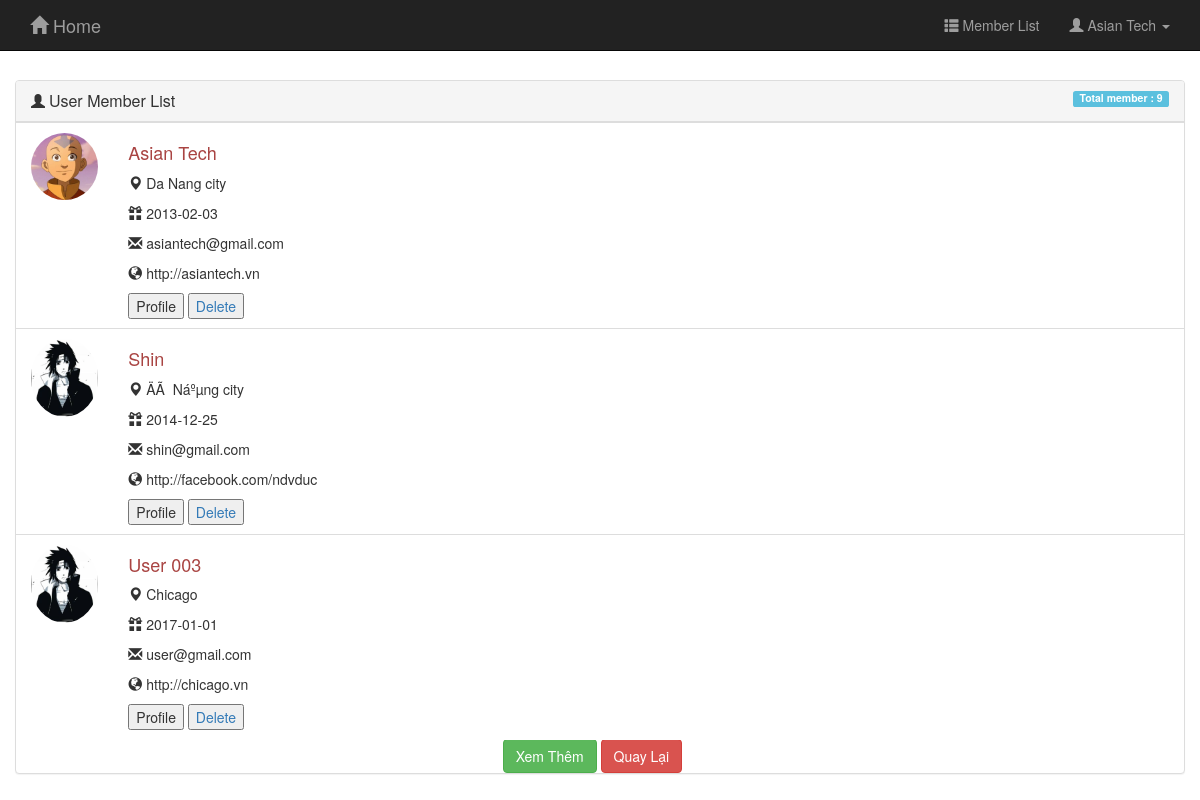
The app's page /memberlist.php (signed in) with its own data.
### tables this page shows
CREATE TABLE `users` (
  `id` int(11) NOT NULL,
  `username` varchar(225) NOT NULL,
  `password` varchar(225) NOT NULL,
  `email` varchar(225) NOT NULL,
  `birthday` date DEFAULT NULL,
  `url` varchar(225) NOT NULL,
  `address` varchar(225) NOT NULL,
  `avatar` varchar(225) DEFAULT NULL
);

### memberlist.php (the view, shortened to what this page needs)
<?php include 'menu.php'; ?>
<?php
 if (!isset($_SESSION['username'])) {
   echo 'You need login to see all list of member ! Click <a href="login.php"> here </a> to login'; }
  else {
  require_once('db.php');
  $sql = "SELECT * FROM users";
  $query = $conn->prepare($sql);
  $query->execute();
  $users = $query->fetchAll();
  ?>
  <div class="container" style="margin-top: 50px">
    <div class="row">
      <div class="panel panel-default widget">
        <div class="panel-heading">
          <span class="glyphicon glyphicon-user"></span>
          <h3 class="panel-title">
          User Member List</h3>
          <span class="label label-info">
            <?php echo 'Total member : '.$query->rowCount(); ?></span>
          </div>
          <div class="panel-body">
            <ul class="list-group" id="myList">
              <?php foreach($users as $user): ?>
                <li class="list-group-item" style="list-style-type: none">
                  <div class="row">
                    <div class="col-xs-2 col-md-1">
                      <img src="<?= $user['avatar'] ?>" class="img-circle img-responsive" alt="" /></div>
                      <div class="col-xs-10 col-md-11">
                        <div>
                          <h4 class="text-danger"><?=$user['username']?></h4>
                          <p> <i class="glyphicon glyphicon-map-marker"></i> <?=$user['address']?></p>
                          <p> <i class="glyphicon glyphicon-gift"></i> <?=$user['birthday']?></p>
                          <p> <i class="glyphicon glyphicon-envelope"></i> <?=$user['email']?></p>
                          <p> <i class="glyphicon glyphicon-globe"></i> <?=$user['url']?></p>
                          <div class="action">
                            <button type="button" title="Edit">
                              <span>Profile</span>
                            </button>
                            <a href="delete.php?id=<?=$user['id']?>" onclick="return confirm('Are you sure?')"><button>Delete</button></a>
                          </div>
                        </div>
                      </div>
                    </li>
                  <?php endforeach; ?>
                </ul>
                <div class="col-md-offset-5">
<button id="loadMore" class="btn btn-success">Xem Thêm</button>
<button id="showLess" class="btn btn-danger">Quay Lại</button>
</div>
              </div>
            </div>
          </div>
        </div>
      <?php } ?>

### memberlist.php (style rules this page uses)
.widget .panel-body { padding:0px; }
.widget .list-group { margin-bottom: 0; }
.widget .panel-title { display:inline }
.widget .label-info { float: right; }
.widget li.list-group-item { border-radius: 0;border: 0;border-top: 1px solid #ddd; }
.widget .action { margin-top:5px; }
#myList li { display:none; }

### records on screen
users: avatar (picture), username "Asian Tech", address "Da Nang city", birthday "2013-02-03", email "asiantech@gmail.com", url "http://asiantech.vn"
users: avatar (picture), username "Shin", address "ÄÃ Náºµng city", birthday "2014-12-25", email "shin@gmail.com", url "http://facebook.com/ndvduc"
users: avatar (picture), username "User 003", address "Chicago", birthday "2017-01-01", email "user@gmail.com", url "http://chicago.vn"

### other values on screen
$_SESSION['username'] "Asian Tech"
$query->rowCount() "9"
